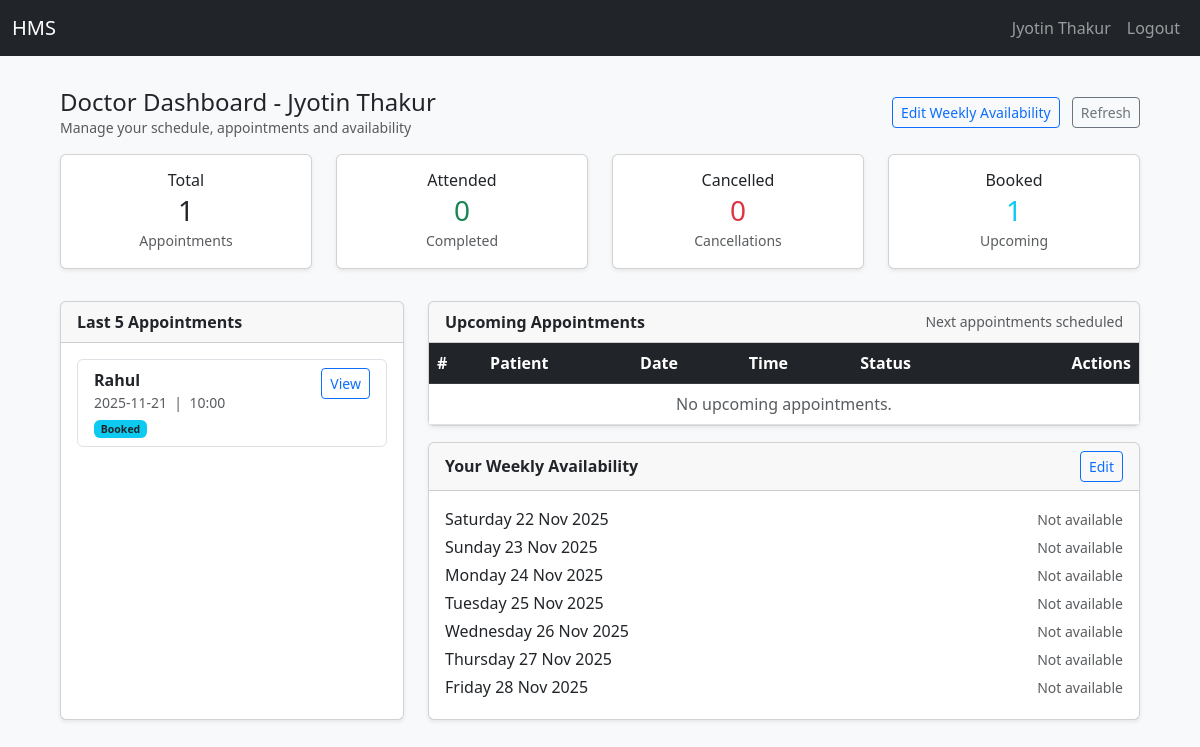
Page /doctor (signed in) on the earlier database version.
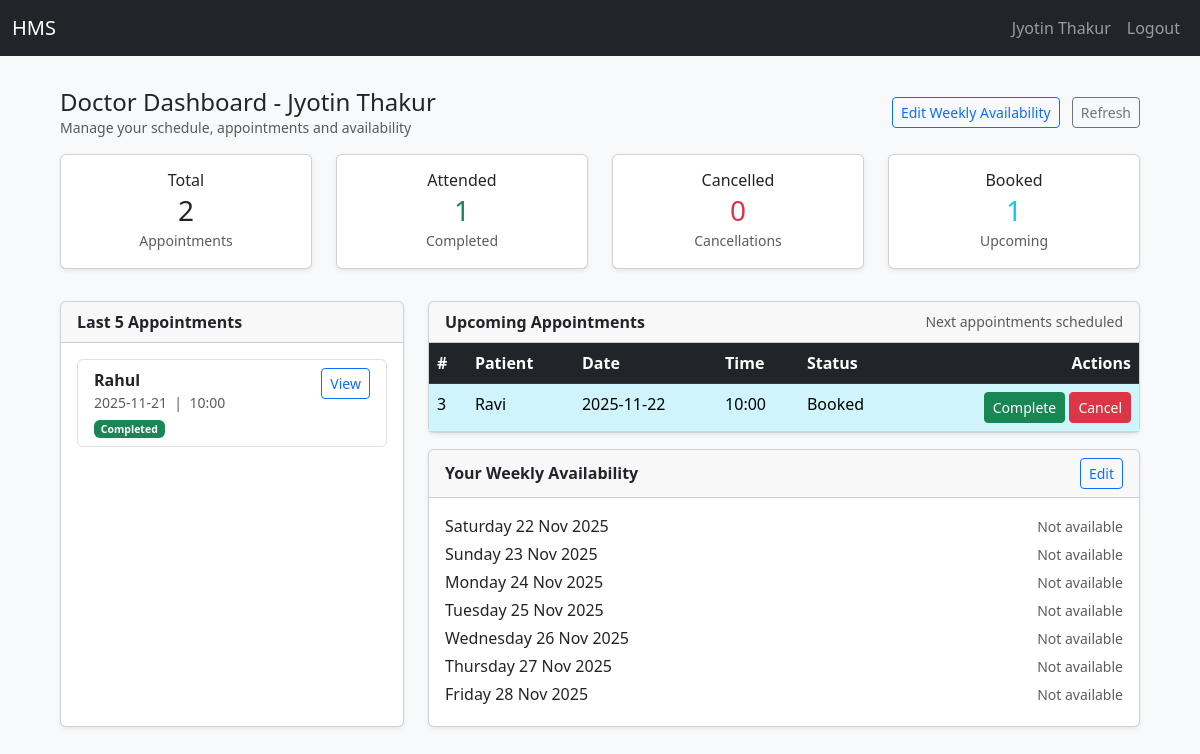
Same page on the later database version.
### app/models.py (models this page shows, shortened)
class User(UserMixin, db.Model):
    id = db.Column(db.Integer, primary_key=True)
    email = db.Column(db.String(120), unique=True, nullable=False)
    name = db.Column(db.String(120), nullable=False)
    password_hash = db.Column(db.String(128), nullable=False)
    role = db.Column(db.String(20), nullable=False)
    active = db.Column(db.Boolean, default=True)
    reason= db.Column(db.String(255))
    created_at = db.Column(db.DateTime, default=func.now())
    doctor = db.relationship('DoctorProfile', backref='user', uselist=False)
    patient = db.relationship('PatientProfile', backref='user', uselist=False)

class Appointment(db.Model):
    id = db.Column(db.Integer, primary_key=True)
    patient_id = db.Column(db.Integer, db.ForeignKey('patient_profile.id'))
    doctor_id = db.Column(db.Integer, db.ForeignKey('doctor_profile.id'))
    date = db.Column(db.Date, nullable=False)
    time = db.Column(db.Time, nullable=False)
    status = db.Column(db.String(20), default='Booked')  # Booked/Completed/Cancelled
    created_at = db.Column(db.DateTime, default=func.now()) # Timestamp of appointment creation from database
    treatment = db.relationship('Treatment', backref='appointment', uselist=False)
    __table_args__ = (
        db.UniqueConstraint('doctor_id', 'date', 'time', name='uix_doctor_datetime'),
    )

### app/routes.py (the view)
@main.route('/doctor')
@login_required
@role_required('doctor')
def doctor_dashboard():
    LAST_N = 5  # number of recent past appointments to show
    doc = current_user.doctor
    if not doc:
        flash('Doctor profile missing', 'danger')
        return redirect(url_for('main.logout'))
    now = datetime.now()
    all_appts = (
        Appointment.query
        .filter_by(doctor_id=doc.id)
        .order_by(Appointment.date, Appointment.time)
        .all()
    )
    upcoming_appts = [
        a for a in all_appts
        if (a.date > now.date() or (a.date == now.date() and a.time >= now.time()))
           and a.status == 'Booked'
    ]
    past_appts = [
        a for a in all_appts
        if (a.date < now.date() or (a.date == now.date() and a.time < now.time()) or a.status in ['Completed', 'Cancelled'])
    ]
    past_appts_sorted_desc = sorted(past_appts, key=lambda x: (x.date, x.time), reverse=True)
    recent_appointments = past_appts_sorted_desc[:LAST_N]
    today = date.today()
    dates = [today + timedelta(days=i) for i in range(7)]
    rows = DoctorAvailability.query.filter(
        DoctorAvailability.doctor_id == doc.id,
        DoctorAvailability.date.in_(dates)
    ).all()
    rows_map = {r.date: r for r in rows}
    availability={}
    display_dates = [(d, d.isoformat(), d.strftime('%A %d %b %Y')) for d in dates]
    for d,k,v in display_dates:
        r = rows_map.get(d)
        if r:
            availability[k] = {'start': r.start_time.strftime('%H:%M'), 'end': r.end_time.strftime('%H:%M')}
    return render_template(
        'doctor_dashboard.html',
        doctor=doc,
        appointments=upcoming_appts,
        all_appointments=all_appts,
        recent_appointments=recent_appointments,
        display_dates=display_dates,
        availability=availability
    )

### app/routes.py (called while the page is built)
def role_required(role):
    from functools import wraps
    def decorator(fn):
        @wraps(fn)
        def wrapper(*args, **kwargs):
            if not current_user.is_authenticated or current_user.role != role:
                flash('Access denied', 'danger')
                return redirect(url_for('views.login'))
            return fn(*args, **kwargs)
        return wrapper
    return decorator

### app/templates/doctor_dashboard.html (shortened to what this page needs)
{% extends 'base.html' %}
{% block content %}
<div class="container py-3">
  <div class="d-flex justify-content-between align-items-center mb-3">
    <div>
      <h4 class="mb-0">Doctor Dashboard - {{ doctor.user.name }}</h4>
      <div class="text-muted small">Manage your schedule, appointments and availability</div>
    </div>
    <div class="text-end">
      <a href="{{ url_for('main.doctor_availability') }}" class="btn btn-sm btn-outline-primary me-2">
        Edit Weekly Availability
      </a>
      <a href="{{ url_for('main.doctor_dashboard') }}" class="btn btn-sm btn-outline-secondary">Refresh</a>
    </div>
  </div>
  {% set all_appts = all_appointments if all_appointments is defined else (appointments if appointments is defined else []) %}
  {% set total_appts = all_appts|length %}
  {% set cancelled_appts = (all_appts|selectattr('status','equalto','Cancelled')|list)|length %}
  {% set attended_appts = (all_appts|selectattr('status','equalto','Completed')|list)|length %}
  {% set booked_appts = (all_appts|selectattr('status','equalto','Booked')|list)|length %}
  <div class="row mb-4">
    <div class="col-md-3 col-sm-6 mb-2">
      <div class="card text-center shadow-sm">
        <div class="card-body">
          <h6 class="card-title mb-1">Total</h6>
          <h3 class="mb-0">{{ total_appts }}</h3>
          <small class="text-muted">Appointments</small>
        </div>
      </div>
    </div>
    <div class="col-md-3 col-sm-6 mb-2">
      <div class="card text-center shadow-sm">
        <div class="card-body">
          <h6 class="card-title mb-1">Attended</h6>
          <h3 class="mb-0 text-success">{{ attended_appts }}</h3>
          <small class="text-muted">Completed</small>
        </div>
      </div>
    </div>
    <div class="col-md-3 col-sm-6 mb-2">
      <div class="card text-center shadow-sm">
        <div class="card-body">
          <h6 class="card-title mb-1">Cancelled</h6>
          <h3 class="mb-0 text-danger">{{ cancelled_appts }}</h3>
          <small class="text-muted">Cancellations</small>
        </div>
      </div>
    </div>
    <div class="col-md-3 col-sm-6 mb-2">
      <div class="card text-center shadow-sm">
        <div class="card-body">
          <h6 class="card-title mb-1">Booked</h6>
          <h3 class="mb-0 text-info">{{ booked_appts }}</h3>
          <small class="text-muted">Upcoming</small>
        </div>
      </div>
    </div>
  </div>
  <div class="row">
    <div class="col-lg-4 mb-4">
      <div class="card shadow-sm h-100">
        <div class="card-header">
          <strong>Last 5 Appointments</strong>
        </div>
        <div class="card-body">
          {% if recent_appointments %}
            <ul class="list-group">
              {% for a in recent_appointments %}
                <li class="list-group-item d-flex justify-content-between align-items-start">
                  <div>
                    <div><strong>{{ a.patient.user.name }}</strong></div>
                    <div class="small text-muted">
                      {{ a.date }} &nbsp;|&nbsp; {{ a.time.strftime('%H:%M') }}
                    </div>
                    <div class="small mt-1">
                      {% if a.status == 'Completed' %}
                        <span class="badge bg-success">Completed</span>
                      {% elif a.status == 'Cancelled' %}
                        <span class="badge bg-danger">Cancelled</span>
                      {% elif a.status == 'Booked' %}
                        <span class="badge bg-info text-dark">Booked</span>
                      {% else %}
                        <span class="badge bg-secondary">{{ a.status }}</span>
                      {% endif %}
                    </div>
                  </div>
                  <div class="text-end">
                    <a class="btn btn-sm btn-outline-primary" href="{{ url_for('main.admin_appointment_view', appt_id=a.id, next=request.full_path) }}">View</a>
                  </div>
                </li>
              {% endfor %}
            </ul>
          {% else %}
            <div class="text-muted">No recent appointments found.</div>
          {% endif %}
        </div>
      </div>
    </div>
    <div class="col-lg-8 mb-4">
      <div class="card shadow-sm mb-3">
        <div class="card-header d-flex justify-content-between align-items-center">
          <strong>Upcoming Appointments</strong>
          <small class="text-muted">Next appointments scheduled</small>
        </div>
        <div class="card-body p-0">
          <table class="table mb-0">
            <thead class="table-dark">
              <tr>
                <th>#</th>
                <th>Patient</th>
                <th>Date</th>
                <th>Time</th>
                <th>Status</th>
                <th class="text-end">Actions</th>
              </tr>
            </thead>
            <tbody>
              {% if appointments %}
                {% for a in appointments %}
                  <tr class="
                    {% if a.status == 'Completed' %}table-success
                    {% elif a.status == 'Booked' %}table-info
                    {% elif a.status == 'Cancelled' %}table-danger
                    {% endif %}
                  ">
                    <td>{{ a.id }}</td>
                    <td>{{ a.patient.user.name }}</td>
                    <td>{{ a.date }}</td>
                    <td>{{ a.time.strftime('%H:%M') }}</td>
                    <td>{{ a.status }}</td>
                    <td class="text-end">
                      {% if a.status != 'Cancelled' and a.status != 'Completed' %}
                        <a class="btn btn-sm btn-success" href="{{ url_for('main.complete_appointment', appt_id=a.id) }}">Complete</a>
                        <form method="post" action="{{ url_for('main.doctor_cancel_appointment', appt_id=a.id) }}" style="display:inline">
                          <button class="btn btn-sm btn-danger">Cancel</button>
                        </form>
                      {% else %}
                        <a class="btn btn-sm btn-outline-primary" href="{{ url_for('main.admin_appointment_view', appt_id=a.id) }}">View</a>
                      {% endif %}
                    </td>
                  </tr>
                {% endfor %}
              {% else %}
                <tr><td colspan="6" class="text-center text-muted">No upcoming appointments.</td></tr>
              {% endif %}
            </tbody>
          </table>
        </div>
      </div>
      {% set avail = availability %}
      <div class="card shadow-sm">
        <div class="card-header d-flex justify-content-between align-items-center">
          <strong>Your Weekly Availability</strong>
          <a href="{{ url_for('main.doctor_availability') }}" class="btn btn-sm btn-outline-primary">Edit</a>
        </div>
        <div class="card-body">
          {% for d, iso, label in display_dates %}
            <div class="d-flex justify-content-between align-items-center mb-1">
              <div class="text-capitalize">{{ label }}</div>
              <div>
                {% if avail[iso] %}
                  <span class="badge bg-light text-dark">{{ avail[iso]['start'] }} - {{ avail[iso]['end'] }}</span>
                {% else %}
                  <span class="text-muted small">Not available</span>
                {% endif %}
              </div>
            </div>
          {% endfor %}
        </div>
      </div>
    </div>
  </div>
</div>
{% endblock %}

### app/templates/base.html (shortened to what this page needs)
<!doctype html>
<html lang="en">
<head>
  <link href="https://cdn.jsdelivr.net/npm/bootstrap@5.3.0/dist/css/bootstrap.min.css" rel="stylesheet">
  <link rel="stylesheet" href="{{ url_for('static', filename='css/style.css') }}">
</head>
<body>
<nav class="navbar navbar-expand-lg navbar-dark bg-dark">
  <div class="container-fluid">
    <a class="navbar-brand text-white" id="home" href="/">HMS</a>
    <div class="collapse navbar-collapse">
      <ul class="navbar-nav ms-auto mb-2 mb-lg-0 ">
        {% if current_user.is_authenticated %}
          <li class="nav-item text-white"><a class="nav-link" href="#">{{ current_user.name }}</a></li>
          <li class="nav-item text-white"><a class="nav-link" href="{{ url_for('main.logout') }}">Logout</a></li>
        {% endif %}
      </ul>
    </div>
  </div>
</nav>
<div class="toast-container position-fixed top-0 end-0 p-3" style="z-index: 2000;">
</div>
<div class="container-fluid mt-3 px-5">
  {% block content %}
  {% endblock %}
</div>
</body>
</html>

### app/static/css/style.css (style rules this page uses)
body { background-color: #f8f9fa; font-family: "Segoe UI", Roboto, Arial, sans-serif; }

Differences in the rows shown:
changed Appointment "Rahul": status "Booked" → "Completed"
added Appointment: id "3", patient.user.name "Ravi", date "2025-11-22", time "10:00", status "Booked"
Other differences:
{{ total_appts }}: "1" → "2"
{{ attended_appts }}: "0" → "1"
text no longer shown: "No upcoming appointments."
